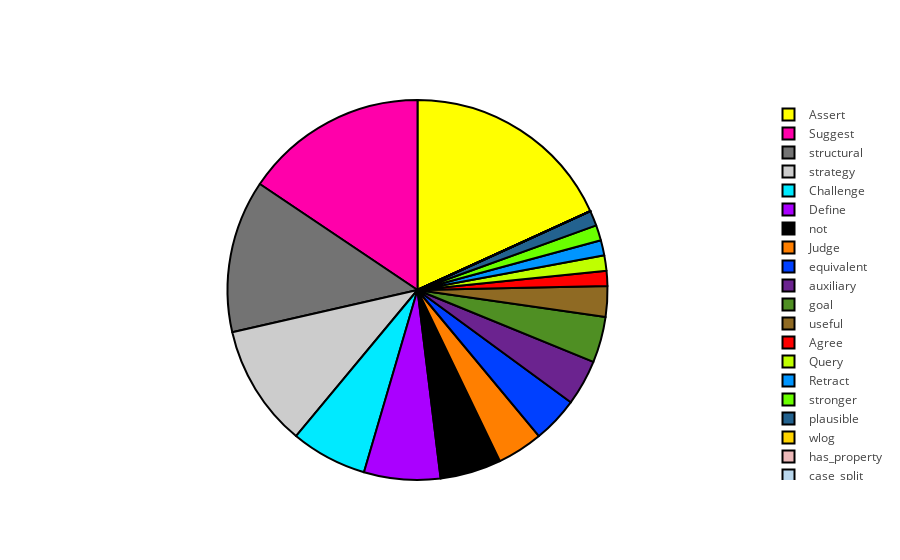

The notebook cell this image was saved under:
### Code cell
values = [1, 14, 5, 5, 3, 1, 1, 12, 4, 0, 1, 3, 0, 0, 0, 0, 0, 0, 1, 2, 3, 3, 8, 10]

trace = Pie(labels=labels, values=values,
               hoverinfo='label+percent', textinfo='none', 
               textfont=dict(size=20),
               marker=dict(colors=colors, 
                           line=dict(color='#000000', width=2)),
               showlegend=True,
               name="Concept",
               insidetextfont=dict(color="white"))

iplot([trace], filename='styled_pie_chart')

### Figure 1 — Plotly figure (JSON) as saved in the notebook; plotly's stock layout.template omitted (floating-point values rounded to 4 significant figures)
{"data": [{"hoverinfo": "label+percent", "insidetextfont": {"color": "white"}, "labels": ["Agree", "Assert", "Challenge", "Define", "Judge", "Query", "Retract", "Suggest", "not", "wlog", "stronger", "equivalent", "has_property", "case_split", "instance_of", "beautiful", "easy", "feasible", "plausible", "useful", "auxiliary", "goal", "strategy", "structural"], "marker": {"colors": ["#FF0000", "#FFFF00", "#00EAFF", "#AA00FF", "#FF7F00", "#BFFF00", "#0095FF", "#FF00AA", "#000000", "#FFD400", "#6AFF00", "#0040FF", "#EDB9B9", "#B9D7ED", "#E7E9B9", "#DCB9ED", "#B9EDE0", "#8F2323", "#23628F", "#8F6A23", "#6B238F", "#4F8F23", "#CCCCCC", "#737373"], "line": {"color": "#000000", "width": 2}}, "name": "Concept", "showlegend": true, "textfont": {"size": 20}, "textinfo": "none", "type": "pie", "values": [1, 14, 5, 5, 3, 1, 1, 12, 4, 0, 1, 3, 0, 0, 0, 0, 0, 0, 1, 2, 3, 3, 8, 10]}], "layout": {}}
